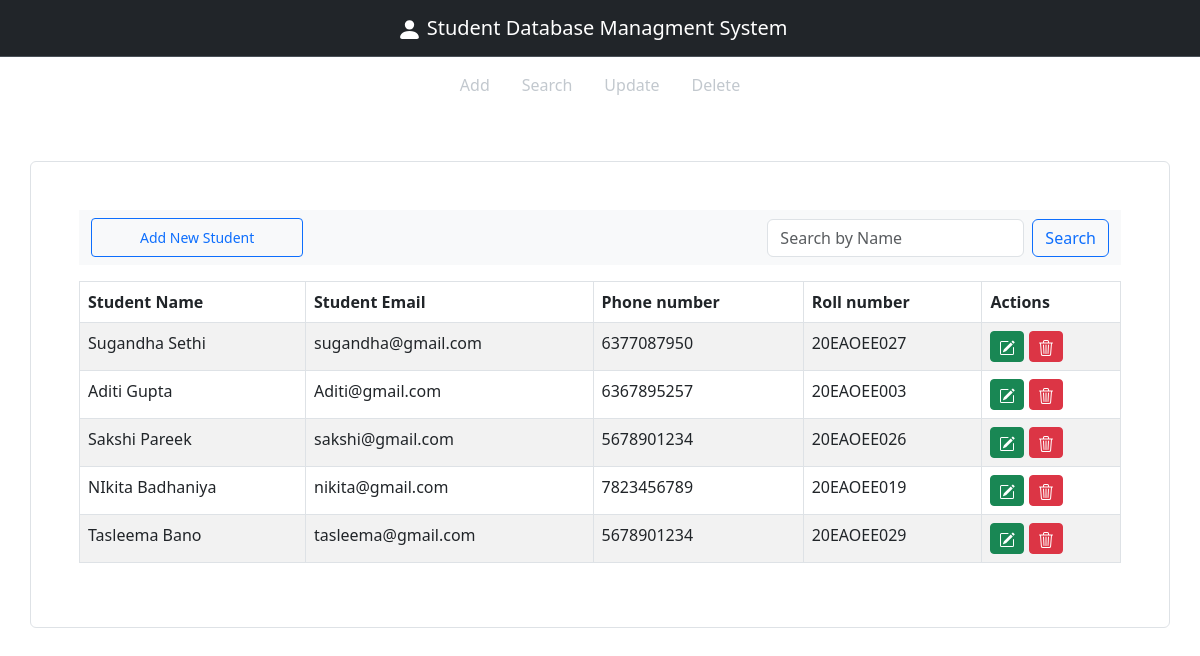
The page / on the database its author committed.
### app_portfolio/models.py (models this page shows, shortened)
class Student(models.Model):
    name=models.CharField(max_length=100,verbose_name="Student Name")
    email=models.EmailField( max_length=254,verbose_name="Student Email")
    mobile=models.CharField(max_length=10,verbose_name="Student Phone no.",default=0000000000)
    rollno=models.CharField(max_length=50,verbose_name="Student Roll NO.",default="NULL")

### app_portfolio/views.py (the view, shortened to what this page needs)
# urls.py: path('', views.index, name="index"),
def index(request):
    students = Student.objects.all()
    query = request.GET.get('q')  # Get the search query from the URL parameter 'q'
    if query:
        students = students.filter(name__icontains=query)
    context={"students" : students, }#'sort_by': sort_by,'sort_direction': sort_direction,
    return render(request, 'index.html', context = context)

### templates/index.html (shortened to what this page needs)
{% extends 'base.html' %}
{% block body %}
<div>
    <nav class="navbar bg-dark border-bottom border-bottom-dark "data-bs-theme="dark">
      <div class="container-fluid justify-content-center  ">
        <a class="navbar-brand  " href="/" >
          <svg xmlns="http://www.w3.org/2000/svg" width="25" height="25" fill="currentColor" class="bi bi-person-fill" viewBox="0 0 16 16">
            <path d="M3 14s-1 0-1-1 1-4 6-4 6 3 6 4-1 1-1 1H3Zm5-6a3 3 0 1 0 0-6 3 3 0 0 0 0 6Z"/>
          </svg>
         Student Database Managment System
        </a>
      </div>
    </nav>
    <nav class="navbar "data-bs-theme="dark">
      <div class="container-fluid justify-content-center  ">
    <ul class="nav justify-content-center">
      <li class="nav-item">
        <a class="nav-link disabled" aria-current="page" >Add</a>
      </li>
      <li class="nav-item">
        <a class="nav-link disabled">Search</a>
      </li>
     <li class="nav-item">
        <a class="nav-link disabled">Update</a>
      </li>
      <li class="nav-item">
        <a class="nav-link disabled">Delete</a>
      </li>
    </ul>
  </div>
</nav>
</div>
<div class="container mt-5 p-5 border rounded">
        <nav class="navbar bg-body-tertiary">
  <div class="container-fluid">
   <a href="" data-bs-toggle="modal" data-bs-target="#addStudentModal" class="btn btn-outline-primary  px-5 py-2 btn-sm" > Add New Student</a>
    <form method="GET" class="d-flex" action="{% url 'index' %}">
          <input type="text" class="form-control me-2" name="q" placeholder="Search by Name" value="{{ request.GET.q }}">
          <button type="submit" class="btn btn-outline-primary" >Search</button>
      </form>
  </div>
</nav>
    <table class="table mt-3 table-bordered table table-striped">
        <thead>
          <tr>
            <th scope="col">Student Name</th>
            <th scope="col">Student Email</th>
            <th scope="col">Phone number</th>
            <th scope="col">Roll number</th>
            <th scope="col">Actions</th>
          </tr>
        </thead>
        <tbody>
         {% for student in students %}
         <tr>
            <td>{{student.name}} </td>
            <td>{{student.email}} </td>
            <td>{{student.mobile}} </td>
            <td>{{student.rollno}} </td>
            <td>
              <a href="" data-bs-toggle="modal" data-bs-target="#updateStudentModal_{{student.id}}"  class="btn btn-success btn-sm"></i></a>
              <a href="" data-bs-toggle="modal" data-bs-target="#deleteStudentModal_{{student.id}}"  class="btn btn-danger btn-sm"><i class="bi bi-trash3"></i></a>
            </td>
         </tr>
         {% endfor %}
        </tbody>
      </table>
</div>
  {% endblock body %}

### templates/base.html (shortened to what this page needs)
<!doctype html>
<html lang="en">
  <head>
    <link href="https://cdn.jsdelivr.net/npm/bootstrap@5.3.0/dist/css/bootstrap.min.css" rel="stylesheet">
  </head>
  <body>
  {% block body %}
  {% endblock body %}
  </body>
</html>

### rows shown on the page
Student: name "Sugandha Sethi", email "sugandha@gmail.com", mobile "6377087950", rollno "20EAOEE027"
Student: name "Aditi Gupta", email "Aditi@gmail.com", mobile "6367895257", rollno "20EAOEE003"
Student: name "Sakshi Pareek", email "sakshi@gmail.com", mobile "5678901234", rollno "20EAOEE026"
Student: name "NIkita Badhaniya", email "nikita@gmail.com", mobile "7823456789", rollno "20EAOEE019"
Student: name "Tasleema Bano", email "tasleema@gmail.com", mobile "5678901234", rollno "20EAOEE029"
